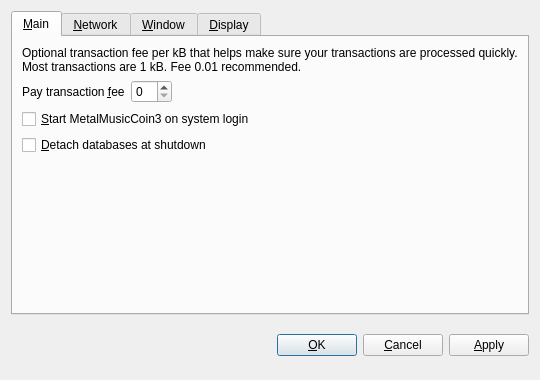
<?xml version="1.0" encoding="UTF-8"?>
<ui version="4.0">
 <class>OptionsDialog</class>
 <widget class="QDialog" name="OptionsDialog">
  <property name="geometry">
   <rect>
    <x>0</x>
    <y>0</y>
    <width>540</width>
    <height>380</height>
   </rect>
  </property>
  <property name="windowTitle">
   <string>Options</string>
  </property>
  <property name="modal">
   <bool>true</bool>
  </property>
  <layout class="QVBoxLayout" name="verticalLayout">
   <item>
    <widget class="QTabWidget" name="tabWidget">
     <property name="tabPosition">
      <enum>QTabWidget::North</enum>
     </property>
     <property name="currentIndex">
      <number>0</number>
     </property>
     <widget class="QWidget" name="tabMain">
      <attribute name="title">
       <string>&amp;Main</string>
      </attribute>
      <layout class="QVBoxLayout" name="verticalLayout_Main">
       <item>
        <widget class="QLabel" name="transactionFeeInfoLabel">
         <property name="text">
          <string>Optional transaction fee per kB that helps make sure your transactions are processed quickly. Most transactions are 1 kB. Fee 0.01 recommended.</string>
         </property>
         <property name="textFormat">
          <enum>Qt::PlainText</enum>
         </property>
         <property name="wordWrap">
          <bool>true</bool>
         </property>
        </widget>
       </item>
       <item>
        <layout class="QHBoxLayout" name="horizontalLayout_Main">
         <item>
          <widget class="QLabel" name="transactionFeeLabel">
           <property name="text">
            <string>Pay transaction &amp;fee</string>
           </property>
           <property name="textFormat">
            <enum>Qt::PlainText</enum>
           </property>
           <property name="buddy">
            <cstring>transactionFee</cstring>
           </property>
          </widget>
         </item>
         <item>
          <widget class="BitcoinAmountField" name="transactionFee"/>
         </item>
         <item>
          <spacer name="horizontalSpacer_Main">
           <property name="orientation">
            <enum>Qt::Horizontal</enum>
           </property>
           <property name="sizeHint" stdset="0">
            <size>
             <width>40</width>
             <height>20</height>
            </size>
           </property>
          </spacer>
         </item>
        </layout>
       </item>
       <item>
        <widget class="QCheckBox" name="bitcoinAtStartup">
         <property name="toolTip">
          <string>Automatically start MetalMusicCoin3 after logging in to the system.</string>
         </property>
         <property name="text">
          <string>&amp;Start MetalMusicCoin3 on system login</string>
         </property>
        </widget>
       </item>
       <item>
        <widget class="QCheckBox" name="detachDatabases">
         <property name="toolTip">
          <string>Detach block and address databases at shutdown. This means they can be moved to another data directory, but it slows down shutdown. The wallet is always detached.</string>
         </property>
         <property name="text">
          <string>&amp;Detach databases at shutdown</string>
         </property>
        </widget>
       </item>
       <item>
        <spacer name="verticalSpacer_Main">
         <property name="orientation">
          <enum>Qt::Vertical</enum>
         </property>
         <property name="sizeHint" stdset="0">
          <size>
           <width>20</width>
           <height>40</height>
          </size>
         </property>
        </spacer>
       </item>
      </layout>
     </widget>
     <widget class="QWidget" name="tabNetwork">
      <attribute name="title">
       <string>&amp;Network</string>
      </attribute>
      <layout class="QVBoxLayout" name="verticalLayout_Network">
       <item>
        <widget class="QCheckBox" name="mapPortUpnp">
         <property name="toolTip">
          <string>Automatically open the MetalMusicCoin3 client port on the router. This only works when your router supports UPnP and it is enabled.</string>
         </property>
         <property name="text">
          <string>Map port using &amp;UPnP</string>
         </property>
        </widget>
       </item>
       <item>
        <widget class="QCheckBox" name="connectSocks">
         <property name="toolTip">
          <string>Connect to the MetalMusicCoin3 network through a SOCKS proxy (e.g. when connecting through Tor).</string>
         </property>
         <property name="text">
          <string>&amp;Connect through SOCKS proxy:</string>
         </property>
        </widget>
       </item>
       <item>
        <layout class="QHBoxLayout" name="horizontalLayout_Network">
         <item>
          <widget class="QLabel" name="proxyIpLabel">
           <property name="text">
            <string>Proxy &amp;IP:</string>
           </property>
           <property name="textFormat">
            <enum>Qt::PlainText</enum>
           </property>
           <property name="buddy">
            <cstring>proxyIp</cstring>
           </property>
          </widget>
         </item>
         <item>
          <widget class="QValidatedLineEdit" name="proxyIp">
           <property name="maximumSize">
            <size>
             <width>140</width>
             <height>16777215</height>
            </size>
           </property>
           <property name="toolTip">
            <string>IP address of the proxy (e.g. 127.0.0.1)</string>
           </property>
          </widget>
         </item>
         <item>
          <widget class="QLabel" name="proxyPortLabel">
           <property name="text">
            <string>&amp;Port:</string>
           </property>
           <property name="textFormat">
            <enum>Qt::PlainText</enum>
           </property>
           <property name="buddy">
            <cstring>proxyPort</cstring>
           </property>
          </widget>
         </item>
         <item>
          <widget class="QLineEdit" name="proxyPort">
           <property name="maximumSize">
            <size>
             <width>55</width>
             <height>16777215</height>
            </size>
           </property>
           <property name="toolTip">
            <string>Port of the proxy (e.g. 9050)</string>
           </property>
          </widget>
         </item>
         <item>
          <widget class="QLabel" name="socksVersionLabel">
           <property name="text">
            <string>SOCKS &amp;Version:</string>
           </property>
           <property name="textFormat">
            <enum>Qt::PlainText</enum>
           </property>
           <property name="buddy">
            <cstring>socksVersion</cstring>
           </property>
          </widget>
         </item>
         <item>
          <widget class="QValueComboBox" name="socksVersion">
           <property name="toolTip">
            <string>SOCKS version of the proxy (e.g. 5)</string>
           </property>
          </widget>
         </item>
         <item>
          <spacer name="horizontalSpacer_Network">
           <property name="orientation">
            <enum>Qt::Horizontal</enum>
           </property>
           <property name="sizeHint" stdset="0">
            <size>
             <width>40</width>
             <height>20</height>
            </size>
           </property>
          </spacer>
         </item>
        </layout>
       </item>
       <item>
        <spacer name="verticalSpacer_Network">
         <property name="orientation">
          <enum>Qt::Vertical</enum>
         </property>
         <property name="sizeHint" stdset="0">
          <size>
           <width>20</width>
           <height>40</height>
          </size>
         </property>
        </spacer>
       </item>
      </layout>
     </widget>
     <widget class="QWidget" name="tabWindow">
      <attribute name="title">
       <string>&amp;Window</string>
      </attribute>
      <layout class="QVBoxLayout" name="verticalLayout_Window">
       <item>
        <widget class="QCheckBox" name="minimizeToTray">
         <property name="toolTip">
          <string>Show only a tray icon after minimizing the window.</string>
         </property>
         <property name="text">
          <string>&amp;Minimize to the tray instead of the taskbar</string>
         </property>
        </widget>
       </item>
       <item>
        <widget class="QCheckBox" name="minimizeOnClose">
         <property name="toolTip">
          <string>Minimize instead of exit the application when the window is closed. When this option is enabled, the application will be closed only after selecting Quit in the menu.</string>
         </property>
         <property name="text">
          <string>M&amp;inimize on close</string>
         </property>
        </widget>
       </item>
       <item>
        <spacer name="verticalSpacer_Window">
         <property name="orientation">
          <enum>Qt::Vertical</enum>
         </property>
         <property name="sizeHint" stdset="0">
          <size>
           <width>20</width>
           <height>40</height>
          </size>
         </property>
        </spacer>
       </item>
      </layout>
     </widget>
     <widget class="QWidget" name="tabDisplay">
      <attribute name="title">
       <string>&amp;Display</string>
      </attribute>
      <layout class="QVBoxLayout" name="verticalLayout_Display">
       <item>
        <layout class="QHBoxLayout" name="horizontalLayout_1_Display">
         <item>
          <widget class="QLabel" name="langLabel">
           <property name="text">
            <string>User Interface &amp;language:</string>
           </property>
           <property name="textFormat">
            <enum>Qt::PlainText</enum>
           </property>
           <property name="buddy">
            <cstring>lang</cstring>
           </property>
          </widget>
         </item>
         <item>
          <widget class="QValueComboBox" name="lang">
           <property name="toolTip">
            <string>The user interface language can be set here. This setting will take effect after restarting MetalMusicCoin3.</string>
           </property>
          </widget>
         </item>
        </layout>
       </item>
       <item>
        <layout class="QHBoxLayout" name="horizontalLayout_2_Display">
         <item>
          <widget class="QLabel" name="unitLabel">
           <property name="text">
            <string>&amp;Unit to show amounts in:</string>
           </property>
           <property name="textFormat">
            <enum>Qt::PlainText</enum>
           </property>
           <property name="buddy">
            <cstring>unit</cstring>
           </property>
          </widget>
         </item>
         <item>
          <widget class="QValueComboBox" name="unit">
           <property name="toolTip">
            <string>Choose the default subdivision unit to show in the interface and when sending coins.</string>
           </property>
          </widget>
         </item>
        </layout>
       </item>
       <item>
        <widget class="QCheckBox" name="displayAddresses">
         <property name="toolTip">
          <string>Whether to show MetalMusicCoin3 addresses in the transaction list or not.</string>
         </property>
         <property name="text">
          <string>&amp;Display addresses in transaction list</string>
         </property>
        </widget>
       </item>
       <item>
        <widget class="QCheckBox" name="coinControlFeatures">
         <property name="toolTip">
          <string>Whether to show coin control features or not.</string>
         </property>
         <property name="text">
          <string>Display coin &amp;control features (experts only!)</string>
         </property>
        </widget>
       </item>
       <item>
        <spacer name="verticalSpacer_Display">
         <property name="orientation">
          <enum>Qt::Vertical</enum>
         </property>
         <property name="sizeHint" stdset="0">
          <size>
           <width>20</width>
           <height>40</height>
          </size>
         </property>
        </spacer>
       </item>
      </layout>
     </widget>
    </widget>
   </item>
   <item>
    <layout class="QHBoxLayout" name="horizontalLayout_Buttons">
     <item>
      <spacer name="horizontalSpacer_1">
       <property name="orientation">
        <enum>Qt::Horizontal</enum>
       </property>
       <property name="sizeHint" stdset="0">
        <size>
         <width>40</width>
         <height>48</height>
        </size>
       </property>
      </spacer>
     </item>
     <item>
      <widget class="QLabel" name="statusLabel">
       <property name="font">
        <font>
         <weight>75</weight>
         <bold>true</bold>
        </font>
       </property>
       <property name="text">
        <string/>
       </property>
       <property name="textFormat">
        <enum>Qt::PlainText</enum>
       </property>
       <property name="wordWrap">
        <bool>true</bool>
       </property>
      </widget>
     </item>
     <item>
      <spacer name="horizontalSpacer_2">
       <property name="orientation">
        <enum>Qt::Horizontal</enum>
       </property>
       <property name="sizeHint" stdset="0">
        <size>
         <width>40</width>
         <height>48</height>
        </size>
       </property>
      </spacer>
     </item>
     <item>
      <widget class="QPushButton" name="okButton">
       <property name="text">
        <string>&amp;OK</string>
       </property>
      </widget>
     </item>
     <item>
      <widget class="QPushButton" name="cancelButton">
       <property name="text">
        <string>&amp;Cancel</string>
       </property>
       <property name="autoDefault">
        <bool>false</bool>
       </property>
      </widget>
     </item>
     <item>
      <widget class="QPushButton" name="applyButton">
       <property name="text">
        <string>&amp;Apply</string>
       </property>
       <property name="autoDefault">
        <bool>false</bool>
       </property>
      </widget>
     </item>
    </layout>
   </item>
  </layout>
 </widget>
 <customwidgets>
  <customwidget>
   <class>BitcoinAmountField</class>
   <extends>QSpinBox</extends>
   <header>bitcoinamountfield.h</header>
  </customwidget>
  <customwidget>
   <class>QValueComboBox</class>
   <extends>QComboBox</extends>
   <header>qvaluecombobox.h</header>
  </customwidget>
  <customwidget>
   <class>QValidatedLineEdit</class>
   <extends>QLineEdit</extends>
   <header>qvalidatedlineedit.h</header>
  </customwidget>
 </customwidgets>
 <resources/>
 <connections/>
</ui>
